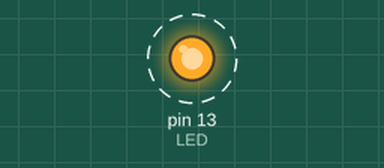
Recording of a sketch running on a simulated Arduino Uno, built with avr-gcc and run on an emulated ATmega328P. Parts: output pins drawn as LEDs (lit = HIGH). Dashed ring = blinking.

Above: at 0.12 s.
Timing chart, 0 to 3.0 s (numbered marks = the images above):
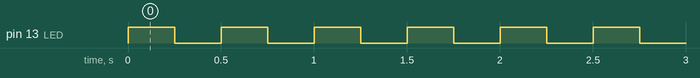

Measured:
- by itself, pin 13 (LED): alternates HIGH for 0.25 s and LOW for 0.25 s

The sketch:

_01_Blink_Pin13_LED.ino
```cpp
//  Blink Pin 13 LED

#define LED 13    // Uno on-board LED is on Pin 13

void setup() {
  // initialize digital pin LED_BUILTIN as an output.
  pinMode(LED, OUTPUT);
}

void loop() {
  digitalWrite(LED, HIGH);   // turn the LED on (HIGH is the voltage level)
  delay(250);                // wait for 1/4 second
  digitalWrite(LED, LOW);    // turn the LED off by making the voltage LOW
  delay(250);                // wait for 1/4 second
}
```
